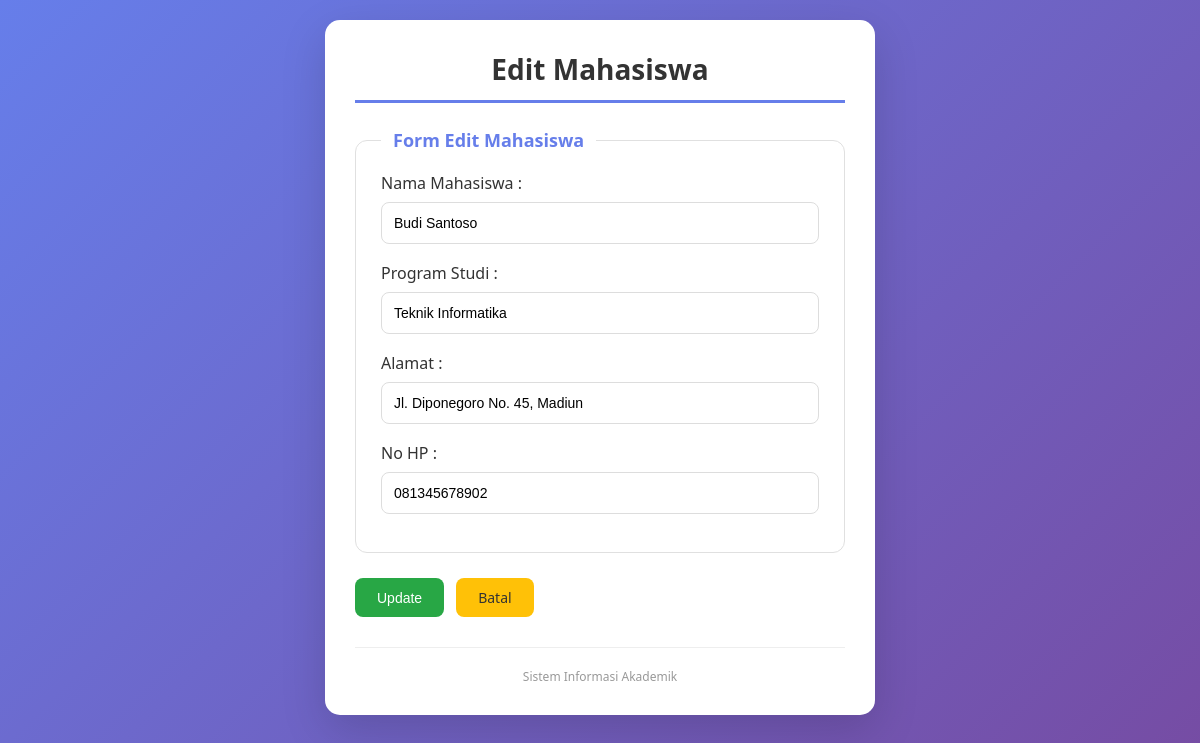
Screenshot of /Mahasiswa/editmahasiswa.php?id=2023001002 with the database file from the repository.
### tables this page shows
CREATE TABLE IF NOT EXISTS t_mahasiswa (
    npm INT(11) NOT NULL,
    namaMhs VARCHAR(50) NOT NULL,
    prodi VARCHAR(25) NOT NULL,
    alamat VARCHAR(70) NOT NULL,
    noHP VARCHAR(25) NOT NULL,
    PRIMARY KEY (npm)
);

### Mahasiswa/editmahasiswa.php (the view, shortened to what this page needs)
<?php
include "../koneksi.php";
$id = isset($_GET['id']) ? mysqli_real_escape_string($link, $_GET['id']) : 0;
$query = "SELECT * FROM t_mahasiswa WHERE npm = '$id'";
$result = mysqli_query($link, $query);
$data = mysqli_fetch_assoc($result);
?>
<!DOCTYPE html>
<html lang="id">
<head>
    <link rel="stylesheet" href="../style.css">
</head>
<body>
    <div class="container-form">
        <h1>Edit Mahasiswa</h1>
        <form action="update.php" method="post">
            <fieldset>
                <legend>Form Edit Mahasiswa</legend>
                <label>Nama Mahasiswa :</label>
                <input type="text" name="namaMhs" value="<?php echo htmlspecialchars($data['namaMhs']); ?>" required>
                <label>Program Studi :</label>
                <input type="text" name="prodi" value="<?php echo htmlspecialchars($data['prodi']); ?>" required>
                <label>Alamat :</label>
                <input type="text" name="alamat" value="<?php echo htmlspecialchars($data['alamat']); ?>" required>
                <label>No HP :</label>
                <input type="text" name="noHP" value="<?php echo htmlspecialchars($data['noHP']); ?>">
            </fieldset>
            <div style="display: flex; gap: 12px;">
                <button type="submit" name="submit" class="btn btn-add">Update</button>
                <a href="index.php" class="btn btn-edit">Batal</a>
            </div>
        </form>
        <div class="footer"><p>Sistem Informasi Akademik</p></div>
    </div>
</body>
</html>

### style.css (style rules this page uses)
* { margin: 0; padding: 0; box-sizing: border-box; }
body { font-family: 'Segoe UI', Tahoma, Geneva, Verdana, sans-serif; background: linear-gradient(135deg, #667eea 0%, #764ba2 100%); min-height: 100vh; padding: 20px; }
.container-form { max-width: 550px; margin: 0 auto; background: white; border-radius: 15px; padding: 30px; box-shadow: 0 15px 45px rgba(0,0,0,0.15); }
h1 { text-align: center; color: #333; margin-bottom: 25px; font-size: 28px; border-bottom: 3px solid #667eea; padding-bottom: 12px; }
fieldset { border: 1px solid #e0e0e0; border-radius: 12px; padding: 20px 25px; margin-bottom: 25px; }
legend { padding: 0 12px; font-weight: bold; color: #667eea; font-size: 18px; }
label { display: block; margin-bottom: 8px; font-weight: 500; color: #333; }
input[type="text"], input[type="number"], input[type="email"] { width: 100%; padding: 12px; margin-bottom: 18px; border: 1px solid #ddd; border-radius: 8px; font-size: 14px; }
.btn { display: inline-block; padding: 10px 22px; border: none; border-radius: 8px; cursor: pointer; font-size: 14px; font-weight: 500; text-decoration: none; transition: all 0.3s; }
.btn-add { background: #28a745; color: white; }
.btn-edit { background: #ffc107; color: #333; }
.footer { text-align: center; margin-top: 30px; padding-top: 20px; border-top: 1px solid #eee; color: #999; font-size: 12px; }

### rows the page displays
t_mahasiswa: namaMhs "Budi Santoso", prodi "Teknik Informatika", alamat "Jl. Diponegoro No. 45, Madiun", noHP "081345678902"
